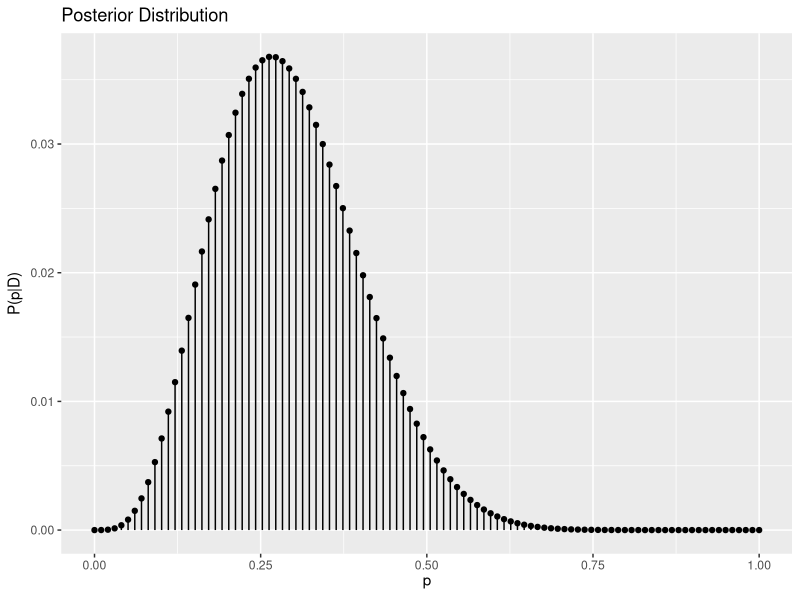

This figure's R source:
## ---- chunk 1
library(tidyverse)
library(ggplot2)
p_vals <- seq(0,1,length.out = 100) 
p_prior <- 1/100
## ---- chunk 2
likehood_vals <- dbinom(x = 4,size = 15,prob = p_vals)
## ---- chunk 3
marg_likehood <- sum(likehood_vals * p_prior)
p_posterior <- (likehood_vals*p_prior)/marg_likehood
df_bayes <- tibble(
p_vals,
likehood_vals,
p_prior,
p_posterior
)
ggplot(df_bayes,aes(x = p_vals, y = p_posterior)) +
    geom_point() +
    geom_segment(aes(x = p_vals, xend = p_vals, y = p_posterior, yend = 0)) +
    xlab(expression(p)) +
    ylab(expression(paste("P(", p, "|D)"))) +
    ggtitle("Posterior Distribution")
